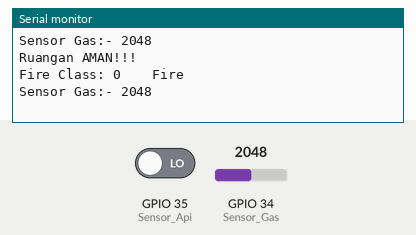
Simulated run of this sketch. Board: ESP32. Shown: the last lines printed to the serial monitor. Inputs (shaded band) come from the test bench; at power-on: GPIO 34 (Sensor_Gas) = 2048, GPIO 35 (Sensor_Api) LOW.

Above: at 6.8 s.
6.9 s: GPIO 34 (Sensor_Gas) set to 2340
At 7.6 s:
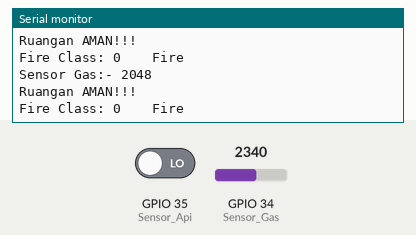
14.5 s: GPIO 35 (Sensor_Api) driven HIGH
25.5 s: GPIO 34 (Sensor_Gas) set to 2241
At 30.8 s:
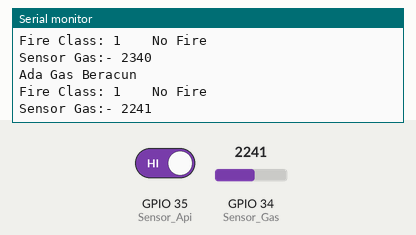
Timing chart, 0 to 32.3 s (numbered marks = the images above; inputs shaded):
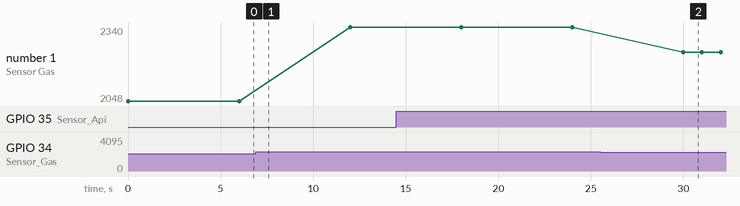

The sketch:

Sensor_Gas_Dan_Api.ino
```cpp
int Sensor_Gas = 34;
int Sensor_Api = 35;
int t= 5000;

void setup() {
  pinMode(Sensor_Gas, INPUT);
  pinMode(Sensor_Api, INPUT);
   Serial.begin(115200);
}
void loop() {

  int sensor_gas = analogRead(Sensor_Gas);//pembacaan sensor sebagai inpuanalog
  Serial.print("Sensor Gas:- ");
  Serial.println(sensor_gas);
  delay(1000);

  if (sensor_gas > 2300){
    Serial.println("Ada Gas Beracun");
//    digitalWrite(relay, HIGH);
    delay(t);
  }
  else{
  Serial.println("Ruangan AMAN!!!");
//    digitalWrite(relay, LOW);
  }

  //Sensor Api
   int sensor_api = digitalRead(Sensor_Api);
  Serial.print("Fire Class: ");
  Serial.print(sensor_api);
  Serial.print("\t");
  Serial.print("\t");
  if (sensor_api < 1) {
    Serial.println("Fire");

    delay(t);
  }
  else {
    Serial.println("No Fire");

  }
}
```

Measured:
- the behaviour switches between 2301 and 2300 on GPIO 34 (Sensor_Gas) (found by bisection; images 1 and 2)
- after the input at 25.5 s, the serial monitor: prints a new line after 4.5 s (image 2)
- plotted number 1: 2048 → 2340 after the input at 6.9 s, 2340 → 2241 after the input at 25.5 s
